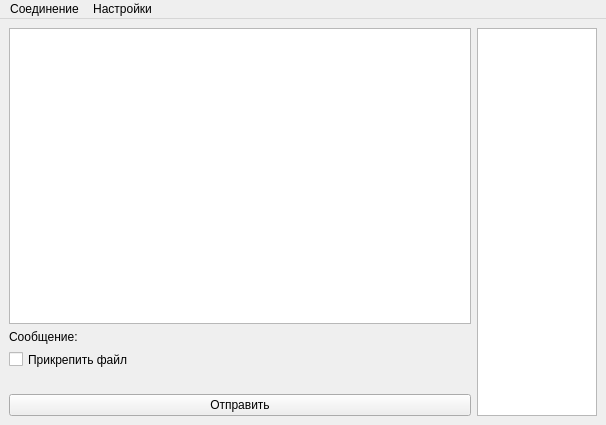
<?xml version="1.0" encoding="UTF-8"?>
<ui version="4.0">
 <class>MainWindow</class>
 <widget class="QMainWindow" name="MainWindow">
  <property name="geometry">
   <rect>
    <x>0</x>
    <y>0</y>
    <width>606</width>
    <height>425</height>
   </rect>
  </property>
  <property name="windowTitle">
   <string>Client</string>
  </property>
  <widget class="QWidget" name="centralwidget">
   <layout class="QHBoxLayout" name="horizontalLayout">
    <item>
     <layout class="QVBoxLayout" name="verticalLayout_5">
      <item>
       <layout class="QVBoxLayout" name="verticalLayout_3">
        <item>
         <widget class="QTextBrowser" name="textBrowser"/>
        </item>
        <item>
         <layout class="QVBoxLayout" name="verticalLayout_2">
          <item>
           <widget class="QLabel" name="label_4">
            <property name="maximumSize">
             <size>
              <width>16777215</width>
              <height>22</height>
             </size>
            </property>
            <property name="text">
             <string>Сообщение:</string>
            </property>
           </widget>
          </item>
          <item>
           <widget class="QCheckBox" name="cbSendFile">
            <property name="maximumSize">
             <size>
              <width>16777215</width>
              <height>19</height>
             </size>
            </property>
            <property name="text">
             <string>Прикрепить файл</string>
            </property>
           </widget>
          </item>
          <item>
           <widget class="QLabel" name="labelPathToFile">
            <property name="maximumSize">
             <size>
              <width>16777215</width>
              <height>13</height>
             </size>
            </property>
            <property name="text">
             <string/>
            </property>
           </widget>
          </item>
          <item>
           <widget class="QPushButton" name="pbSend">
            <property name="text">
             <string>Отправить</string>
            </property>
            <property name="checkable">
             <bool>false</bool>
            </property>
           </widget>
          </item>
         </layout>
        </item>
       </layout>
      </item>
     </layout>
    </item>
    <item>
     <widget class="QListWidget" name="listUserOnline">
      <property name="maximumSize">
       <size>
        <width>120</width>
        <height>16777215</height>
       </size>
      </property>
     </widget>
    </item>
   </layout>
  </widget>
  <widget class="QMenuBar" name="menuBar">
   <property name="geometry">
    <rect>
     <x>0</x>
     <y>0</y>
     <width>606</width>
     <height>20</height>
    </rect>
   </property>
   <widget class="QMenu" name="menu">
    <property name="title">
     <string>Соединение</string>
    </property>
    <addaction name="separator"/>
    <addaction name="actionConnect"/>
    <addaction name="actionReconnect"/>
   </widget>
   <widget class="QMenu" name="menuSettings">
    <property name="title">
     <string>Настройки</string>
    </property>
    <addaction name="actionSettings_2"/>
   </widget>
   <addaction name="menu"/>
   <addaction name="menuSettings"/>
  </widget>
  <action name="actionConnect">
   <property name="text">
    <string>Установить</string>
   </property>
  </action>
  <action name="actionSettings">
   <property name="text">
    <string>Настройки</string>
   </property>
  </action>
  <action name="actionSettings_2">
   <property name="text">
    <string>Настройки</string>
   </property>
  </action>
  <action name="actionReconnect">
   <property name="text">
    <string>Переподключиться</string>
   </property>
  </action>
 </widget>
 <resources/>
 <connections/>
</ui>
